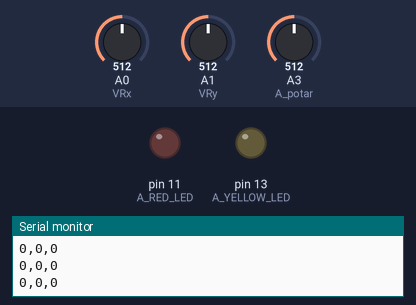
A sketch run on a simulated Arduino Uno, built with avr-gcc and run on an emulated ATmega328P. Parts: output pins drawn as LEDs (lit = HIGH), the last lines printed to the serial monitor. The inputs (shaded band) are chosen by the test bench; at power-on: A0 (VRx) = 512, A1 (VRy) = 512, A3 (A_potar) = 512.

Above: at 1.2 s.
1.3 s: A0 (VRx) set to 529
At 2.5 s:
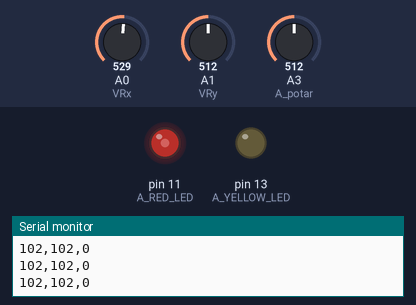
2.8 s: A1 (VRy) set to 716
At 4.0 s:
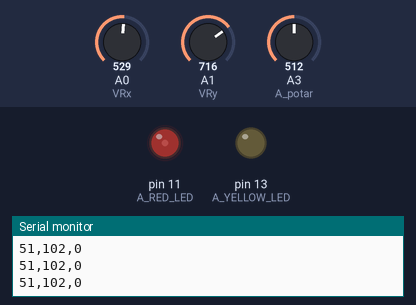
4.3 s: A3 (A_potar) set to 900
At 4.7 s:
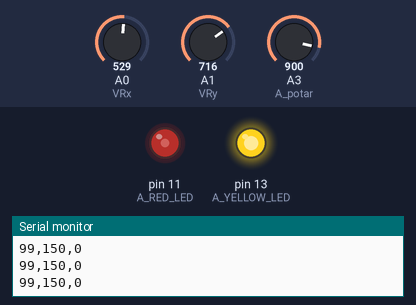
5.8 s: A1 (VRy) set to 900
At 6.2 s:
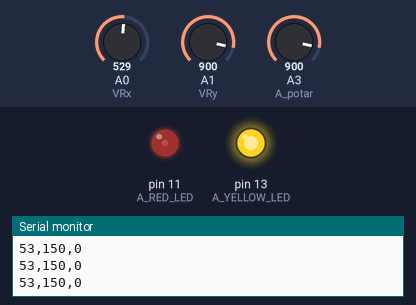
7.3 s: A0 (VRx) set to 900
At 7.9 s:
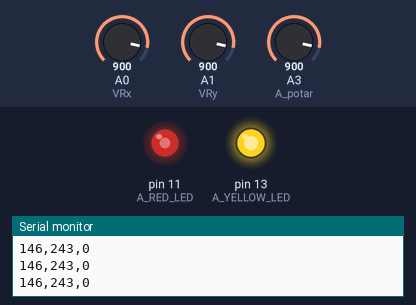
8.8 s: A1 (VRy) set to 511
At 9.5 s:
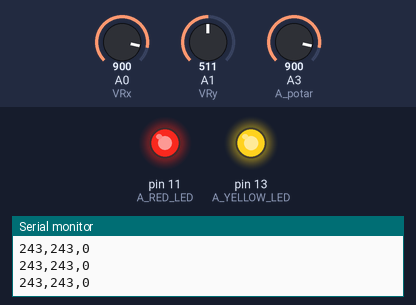
Timing chart, 0 to 11.3 s (numbered marks = the images above; inputs shaded):
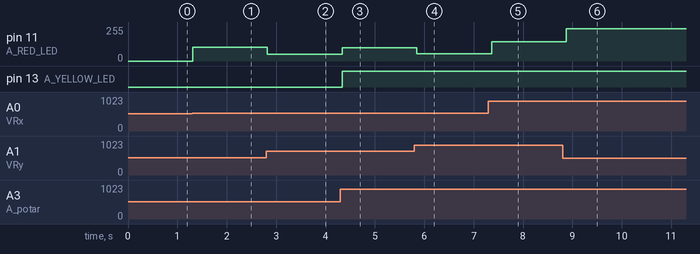

The sketch:

Pojet_Arduino_Client.ino
```cpp
/*#include <BridgeClient.h>
#include <Bridge.h>*/
#include <Servo.h>

//IPAddress ip_server(172,20,10,12);  //IP Address of Server
int calX, calY, valX, valY, val_potar;
const int VRx = 0; // A0
const int VRy = 1; // A1
const int A_potar = 3; //A3
const int A_RED_LED = 11; //A11
const int A_YELLOW_LED = 13; //A13


Servo myservo; // Servo instance


void setup() {

  pinMode(13,OUTPUT);

  digitalWrite(13,LOW);
  Serial.begin(9600);
  digitalWrite(13,HIGH);//Init done !*/

  calX = analogRead(VRx);
  calY = analogRead(VRy);
}

void loop() {

  // Mesure des valeurs en X et Y
  valX = analogRead(VRx)- calX; // -255 to 255
  valY = analogRead(VRy)- calY; // -255 to 255
  val_potar = analogRead(A_potar); // 0 to 1023

  // Calculs direction
  int vitG, vitD; // -255 to 255 (à la fin des calculs)
  int dir; // 0 : avance; 1 : recule

  // Détermination des directions du robot
  if (valX == 0) {
    dir = 0;
  } else if (valX > 0) {
    dir = 0;
  } else {
    dir = 1;
    // Si on a X négatif, on prend la valeur absolue par la suite puisqu'on a en direction 1
    valX = -valX;
  }

  // Si valeurs très faibles, on considère que c'est nul
  if (valX < 4) {
    vitG = 0;
    vitD = 0;
  } else {
    // Calcul des vitesses en utilisant X et Y
    vitG = valX + (255 - max(0, valY));
    vitD = valX + (255 - max(0, -valY));

    // On prend en compte la valeur du potar
    vitG = vitG + (val_potar/2);
    vitD = vitD + (val_potar/2);

    // Correction pour être bien 0 et 255
    vitG = vitG / 4;
    vitD = vitD / 4;

    // Correction supplémentaire car ça allait trop vite
    vitG = vitG - min(vitG, 30);
    vitD = vitD - min(vitD, 30);
  }


  analogWrite(A_RED_LED,vitG);
  analogWrite(A_YELLOW_LED,vitD);

  String str = String(vitG) + String(",") + String(vitD) + String(",") + String(dir);

  Serial.println(str);

  delay(100);
}
```

Measured:
- the behaviour switches between 515 and 516 on A0 (VRx) (found by bisection; images 0 and 1)
- after the input at 1.3 s, pin 11 (A_RED_LED): 0/255 → 102/255 at once
- after the input at 2.8 s, pin 11 (A_RED_LED): 102/255 → 51/255 at once
- after the input at 4.3 s, pin 11 (A_RED_LED): 51/255 → 99/255 at once; pin 13 (A_YELLOW_LED): LOW → HIGH at once
- after the input at 5.8 s, pin 11 (A_RED_LED): 99/255 → 53/255 after 0.05 s
- after the input at 7.3 s, pin 11 (A_RED_LED): 53/255 → 146/255 after 0.06 s
- after the input at 8.8 s, pin 11 (A_RED_LED): 146/255 → 243/255 after 0.08 s
